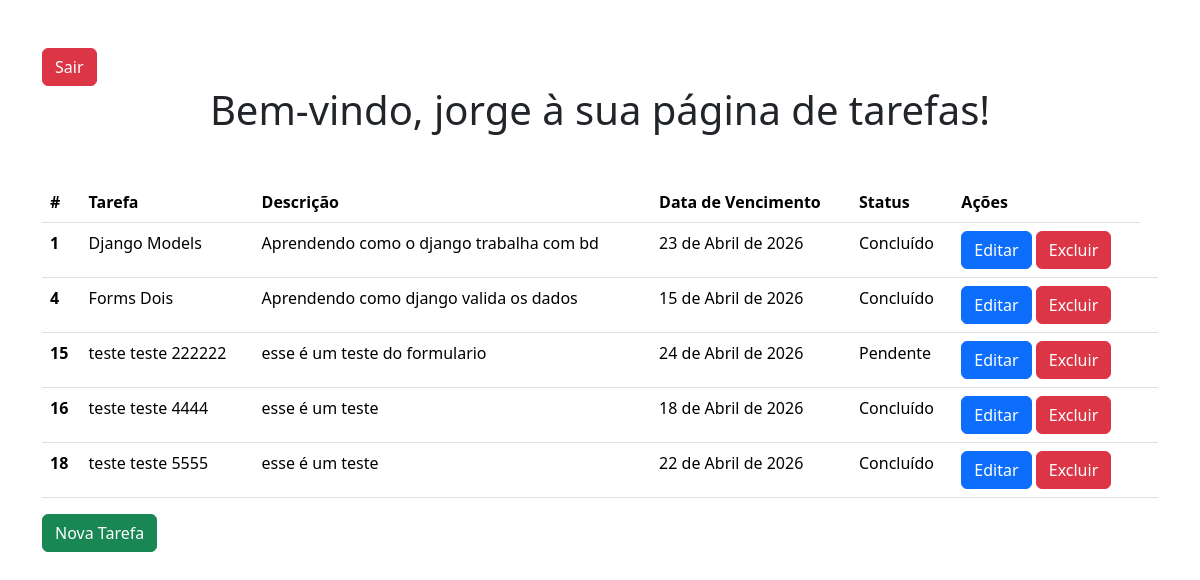
Page / (signed in) on the earlier database version.
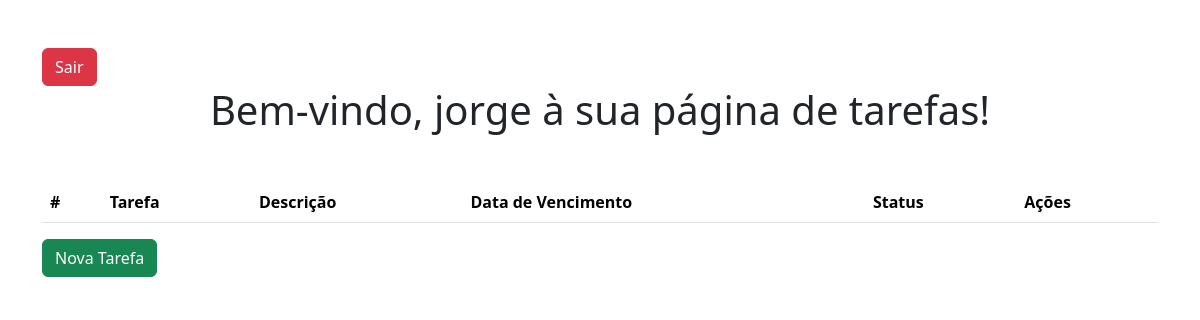
Same page on the later database version.
### task/models.py (models this page shows, shortened)
class Tarefa(models.Model):
    usuario = models.ForeignKey(
        settings.AUTH_USER_MODEL,
        on_delete = models.CASCADE,
        related_name='tarefas'
    )
    titulo = models.CharField(max_length=30, null=False, blank=False)
    descricao = models.CharField(max_length=500, null=False, blank=False)
    data = models.DateField()
    status = models.BooleanField()

### task/views.py (the view)
# urls.py: path('', task_list, name='index'),
@login_required
def task_list(request):
    tarefas = Tarefa.objects.filter(usuario = request.user)
    return render(request, 'task/tasks.html', {'tarefas': tarefas})

### templates/task/tasks.html (shortened to what this page needs)
{% load static %}
<!DOCTYPE html>
<html>
    <head>
        <link rel="stylesheet" href="{% static 'task/styles/tasks.style.css' %}">
        <link href="https://cdn.jsdelivr.net/npm/bootstrap@5.3.8/dist/css/bootstrap.min.css" rel="stylesheet">
    </head>
    <body>
        <div class="container mt-5">
            <form method="POST" action="{% url 'logout' %}">
                <button class="btn btn-danger ">Sair</button>
            </form>
            <h1 class="text-center">Bem-vindo, {{ request.user.username }} à sua página de tarefas!</h1>
            <table class="table mt-5">
            <thead>
                <tr>
                    <th scope="col">#</th>
                    <th scope="col">Tarefa</th>
                    <th scope="col">Descrição</th>
                    <th scope="col">Data de Vencimento</th>
                    <th scope="col">Status</th>
                    <th scope="col">Ações</th>
                </tr>
            </thead>
            <tbody>
            {% for tarefa in tarefas %}
                 <tr>
                    <th scope="row">{{ tarefa.id }}</th>
                    <td>{{ tarefa.titulo }}</td>
                    <td>{{ tarefa.descricao }}</td>
                    <td>{{ tarefa.data }}</td>
                    <td>{% if tarefa.status %} Concluído {% else %} Pendente {% endif %}</td>
                    <td>
                        <a class="btn btn-primary" href="{% url 'edit' tarefa.id %}">Editar</a>
                        <a class="btn btn-danger" href="{% url 'delete' tarefa.id %}">Excluir</a>
                    <td>
                </tr>
            {% endfor %}
            </tbody>
            </table>
            <a class="btn btn-success" href=" {% url 'create' %}">Nova Tarefa</a>
        </div>
    </body>
</html>

Differences in the rows shown:
no longer on this page (row edited): Tarefa: id "1", titulo "Django Models", descricao "Aprendendo como o django trabalha com bd", data "23 de Abril de 2026", status "Concluído"
no longer on this page (row edited): Tarefa: id "4", titulo "Forms Dois", descricao "Aprendendo como django valida os dados", data "15 de Abril de 2026", status "Concluído"
no longer on this page (row edited): Tarefa: id "15", titulo "teste teste 222222", descricao "esse é um teste do formulario", data "24 de Abril de 2026", status "Pendente"
no longer on this page (row edited): Tarefa: id "16", titulo "teste teste 4444", descricao "esse é um teste", data "18 de Abril de 2026", status "Concluído"
no longer on this page (row edited): Tarefa: id "18", titulo "teste teste 5555", descricao "esse é um teste", data "22 de Abril de 2026", status "Concluído"
